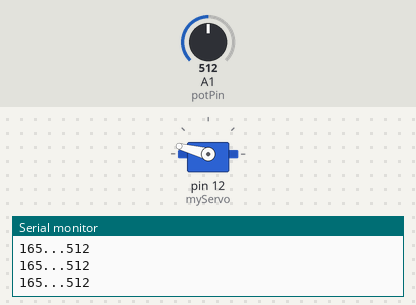
This sketch was run on a simulated Arduino Uno, built with avr-gcc and run on an emulated ATmega328P. Parts: servo, the last lines printed to the serial monitor. The inputs (shaded band) are chosen by the test bench; at power-on: A1 (potPin) = 512.

Above: at 1.2 s.
1.3 s: A1 (potPin) set to 716
At 2.4 s:
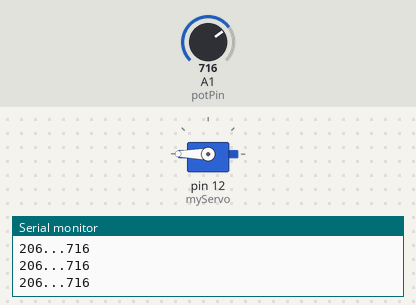
2.8 s: A1 (potPin) set to 306
At 3.4 s:
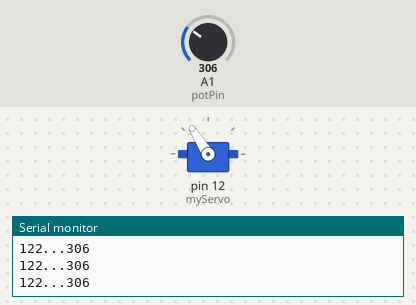
4.3 s: A1 (potPin) set to 122
At 5.5 s:
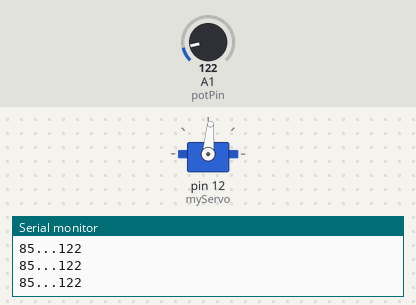
5.8 s: A1 (potPin) set to 0
At 7.0 s:
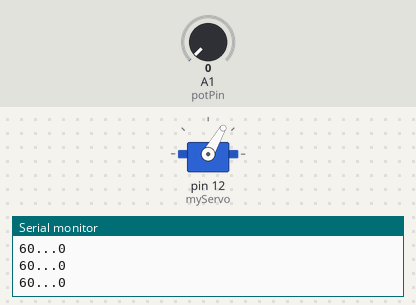
7.3 s: A1 (potPin) set to 900
At 8.1 s:
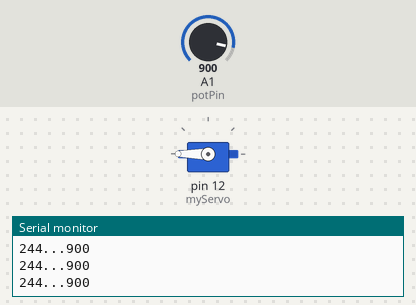
Timing chart, 0 to 9.8 s (numbered marks = the images above; inputs shaded):
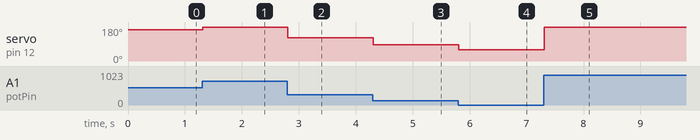

The sketch:

servo_pot_continuous.ino
```cpp
#include <Servo.h>

Servo myServo;

const int potPin = A1;
int val = 0;
int angle = 0;

void setup() {
  Serial.begin(9600);
  myServo.attach(12);
  myServo.write(60);
}

void loop() {
  // Read the potentiometer value (0 - 1023)
  val = analogRead(potPin);
  angle = map(val, 0, 1023, 60, 270);  // Map the value

  // Set the servo position
  myServo.write(angle);

  Serial.print(angle);
  Serial.print("...");
  Serial.println(val);

  // delay
  delay(15);
}
```

Measured:
- after the input at 1.3 s, servo on pin 12 (myServo): 165° → 180° at once
- after the input at 2.8 s, servo on pin 12 (myServo): 180° → 122° at once
- after the input at 4.3 s, servo on pin 12 (myServo): 122° → 85° at once
- after the input at 5.8 s, servo on pin 12 (myServo): 85° → 60° at once
- after the input at 7.3 s, servo on pin 12 (myServo): 60° → 180° at once
